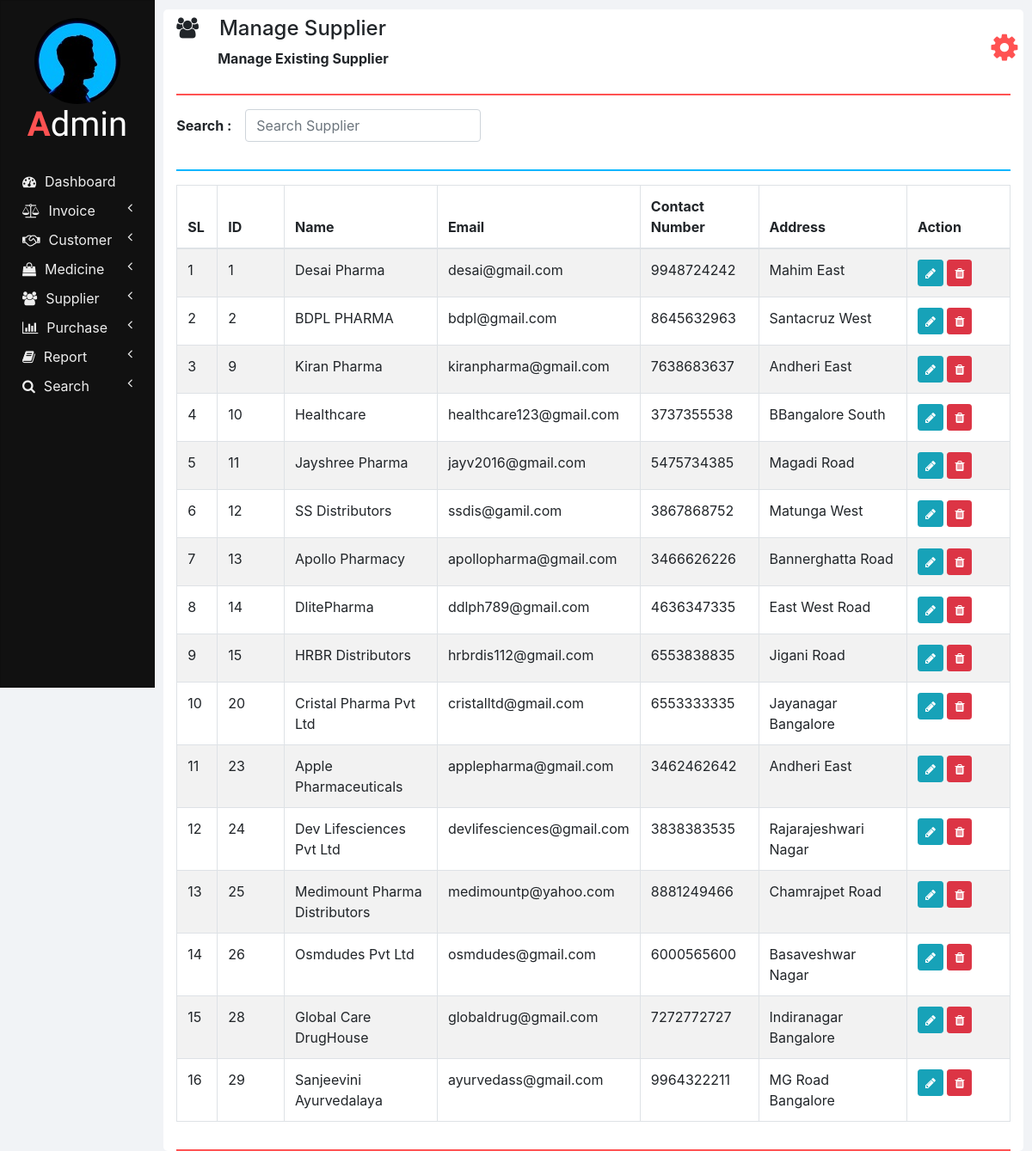
Page /manage_supplier.php on the committed database.
### tables this page shows
CREATE TABLE `suppliers` (
  `ID` int(11) NOT NULL,
  `NAME` varchar(100) NOT NULL,
  `EMAIL` varchar(100) NOT NULL,
  `CONTACT_NUMBER` varchar(10) NOT NULL,
  `ADDRESS` varchar(100) NOT NULL
);

### php/manage_supplier.php (the view, shortened to what this page needs)
<?php
  function showSuppliers($id) {
    require "db_connection.php";
    if($con) {
      $seq_no = 0;
      $query = "SELECT * FROM suppliers";
      $result = mysqli_query($con, $query);
      while($row = mysqli_fetch_array($result)) {
        $seq_no++;
        if($row['ID'] == $id)
          showEditOptionsRow($seq_no, $row);
        else
          showSupplierRow($seq_no, $row);
      }
    }
  }
  function showSupplierRow($seq_no, $row) {
    ?>
    <tr>
      <td><?php echo $seq_no; ?></td>
      <td><?php echo $row['ID'] ?></td>
      <td><?php echo $row['NAME']; ?></td>
      <td><?php echo $row['EMAIL']; ?></td>
      <td><?php echo $row['CONTACT_NUMBER']; ?></td>
      <td><?php echo $row['ADDRESS']; ?></td>
      <td>
        <button href="" class="btn btn-info btn-sm" onclick="editSupplier(<?php echo $row['ID']; ?>);">
          <i class="fa fa-pencil"></i>
        </button>
        <button class="btn btn-danger btn-sm" onclick="deleteSupplier(<?php echo $row['ID']; ?>);">
          <i class="fa fa-trash"></i>
        </button>
      </td>
    </tr>
    <?php
  }
  ?>

### css/sidenav.css (style rules this page uses)
body { background-color: #f1f3f6; }
.sidenav { width: 15%; height: 100vh; background-color: #222222; position: fixed; z-index: 1; flex: 1 0 auto; }
.card { width: 100%; height: 100%; top: 0; border-radius: 0; background-color: #111111; }
.logo .logo-caption { font-family: 'Poiret One', cursive; color: #ffffff; text-align: center; margin-bottom: 25px; }
.logo .profile { margin-left: 50%; border-radius: 50%; transform: translate(-50%); }
.logo .tweak { color: #ff5252; font-weight: bold; }
.main-menu-item { padding: 5px 5px; cursor: pointer; }
.main-menu-item > a { color: #eeeeee; text-decoration: none; font-size: 16px; }
.main-menu-item > a > span { margin-left: 10px; }

### css/home.css (style rules this page uses)
html, body { height: 100vh; }

### rows in the picture
suppliers: seq_no "1", ID "1", NAME "Desai Pharma", EMAIL "desai@gmail.com", CONTACT_NUMBER "9948724242", ADDRESS "Mahim East"
suppliers: seq_no "2", ID "2", NAME "BDPL PHARMA", EMAIL "bdpl@gmail.com", CONTACT_NUMBER "8645632963", ADDRESS "Santacruz West"
suppliers: seq_no "3", ID "9", NAME "Kiran Pharma", EMAIL "kiranpharma@gmail.com", CONTACT_NUMBER "7638683637", ADDRESS "Andheri East"
suppliers: seq_no "4", ID "10", NAME "Healthcare", EMAIL "healthcare123@gmail.com", CONTACT_NUMBER "3737355538", ADDRESS "BBangalore South"
suppliers: seq_no "5", ID "11", NAME "Jayshree Pharma", EMAIL "jayv2016@gmail.com", CONTACT_NUMBER "5475734385", ADDRESS "Magadi Road"
suppliers: seq_no "6", ID "12", NAME "SS Distributors", EMAIL "ssdis@gamil.com", CONTACT_NUMBER "3867868752", ADDRESS "Matunga West"
suppliers: seq_no "7", ID "13", NAME "Apollo Pharmacy", EMAIL "apollopharma@gmail.com", CONTACT_NUMBER "3466626226", ADDRESS "Bannerghatta Road"
suppliers: seq_no "8", ID "14", NAME "DlitePharma", EMAIL "ddlph789@gmail.com", CONTACT_NUMBER "4636347335", ADDRESS "East West Road"
suppliers: seq_no "9", ID "15", NAME "HRBR Distributors", EMAIL "hrbrdis112@gmail.com", CONTACT_NUMBER "6553838835", ADDRESS "Jigani Road"
suppliers: seq_no "10", ID "20", NAME "Cristal Pharma Pvt Ltd", EMAIL "cristalltd@gmail.com", CONTACT_NUMBER "6553333335", ADDRESS "Jayanagar Bangalore"
suppliers: seq_no "11", ID "23", NAME "Apple Pharmaceuticals", EMAIL "applepharma@gmail.com", CONTACT_NUMBER "3462462642", ADDRESS "Andheri East"
suppliers: seq_no "12", ID "24", NAME "Dev Lifesciences Pvt Ltd", EMAIL "devlifesciences@gmail.com", CONTACT_NUMBER "3838383535", ADDRESS "Rajarajeshwari Nagar"
suppliers: seq_no "13", ID "25", NAME "Medimount Pharma Distributors", EMAIL "medimountp@yahoo.com", CONTACT_NUMBER "8881249466", ADDRESS "Chamrajpet Road"
suppliers: seq_no "14", ID "26", NAME "Osmdudes Pvt Ltd", EMAIL "osmdudes@gmail.com", CONTACT_NUMBER "6000565600", ADDRESS "Basaveshwar Nagar"
suppliers: seq_no "15", ID "28", NAME "Global Care DrugHouse", EMAIL "globaldrug@gmail.com", CONTACT_NUMBER "7272772727", ADDRESS "Indiranagar Bangalore"
suppliers: seq_no "16", ID "29", NAME "Sanjeevini Ayurvedalaya", EMAIL "ayurvedass@gmail.com", CONTACT_NUMBER "9964322211", ADDRESS "MG Road Bangalore"

### other values in the picture
$heading "Manage Supplier"
$sub_heading "Manage Existing Supplier"
